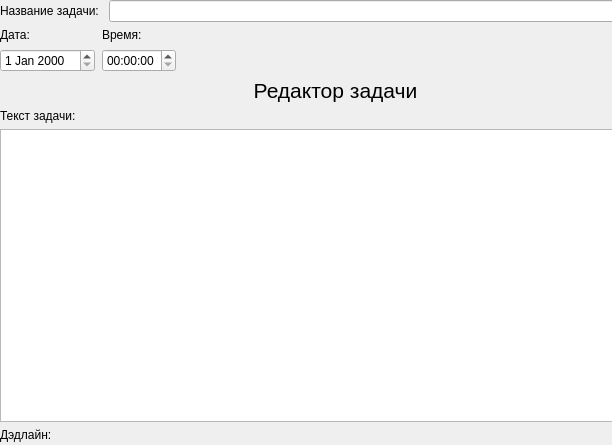
<?xml version="1.0" encoding="UTF-8"?>
<ui version="4.0">
 <class>AddNewTask</class>
 <widget class="QDialog" name="AddNewTask">
  <property name="geometry">
   <rect>
    <x>0</x>
    <y>0</y>
    <width>612</width>
    <height>445</height>
   </rect>
  </property>
  <property name="windowTitle">
   <string>Dialog</string>
  </property>
  <widget class="QWidget" name="">
   <property name="geometry">
    <rect>
     <x>0</x>
     <y>0</y>
     <width>671</width>
     <height>471</height>
    </rect>
   </property>
   <layout class="QVBoxLayout" name="verticalLayout">
    <item>
     <layout class="QHBoxLayout" name="horizontalLayout_4">
      <item>
       <widget class="QLabel" name="label_11">
        <property name="text">
         <string>Название задачи: </string>
        </property>
       </widget>
      </item>
      <item>
       <widget class="QLineEdit" name="lineEdit_4"/>
      </item>
     </layout>
    </item>
    <item>
     <layout class="QFormLayout" name="formLayout_4">
      <property name="fieldGrowthPolicy">
       <enum>QFormLayout::ExpandingFieldsGrow</enum>
      </property>
      <property name="rowWrapPolicy">
       <enum>QFormLayout::DontWrapRows</enum>
      </property>
      <property name="horizontalSpacing">
       <number>7</number>
      </property>
      <property name="verticalSpacing">
       <number>7</number>
      </property>
      <property name="topMargin">
       <number>0</number>
      </property>
      <item row="0" column="0">
       <widget class="QLabel" name="label_12">
        <property name="text">
         <string>Дата: </string>
        </property>
       </widget>
      </item>
      <item row="0" column="1">
       <widget class="QLabel" name="label_13">
        <property name="text">
         <string>Время: </string>
        </property>
       </widget>
      </item>
      <item row="1" column="0">
       <widget class="QDateEdit" name="dateEdit_4"/>
      </item>
      <item row="1" column="1">
       <widget class="QTimeEdit" name="timeEdit_4"/>
      </item>
     </layout>
    </item>
    <item>
     <widget class="QLabel" name="label">
      <property name="font">
       <font>
        <pointsize>16</pointsize>
       </font>
      </property>
      <property name="text">
       <string>Редактор задачи</string>
      </property>
      <property name="alignment">
       <set>Qt::AlignHCenter|Qt::AlignTop</set>
      </property>
     </widget>
    </item>
    <item>
     <widget class="QLabel" name="label_14">
      <property name="text">
       <string>Текст задачи: </string>
      </property>
     </widget>
    </item>
    <item>
     <widget class="QTextEdit" name="textEdit"/>
    </item>
    <item>
     <widget class="QLabel" name="label_15">
      <property name="text">
       <string>Дэдлайн:</string>
      </property>
     </widget>
    </item>
    <item>
     <widget class="QPushButton" name="pushButton">
      <property name="sizePolicy">
       <sizepolicy hsizetype="Minimum" vsizetype="Fixed">
        <horstretch>0</horstretch>
        <verstretch>40</verstretch>
       </sizepolicy>
      </property>
      <property name="font">
       <font>
        <pointsize>10</pointsize>
       </font>
      </property>
      <property name="text">
       <string>Сохранить</string>
      </property>
     </widget>
    </item>
   </layout>
  </widget>
 </widget>
 <resources/>
 <connections/>
</ui>
